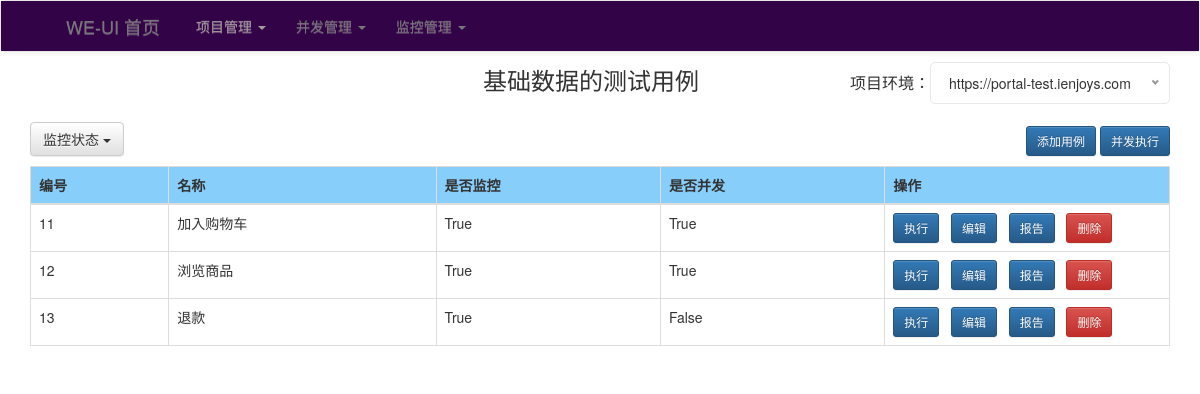
/testcases/10/, run on the app's committed database.
### uiApp/models.py (models this page shows, shortened)
class DB_end(models.Model):
    name = models.CharField(max_length=20, null=True, blank=True)
    host = models.CharField(max_length=200, null=True, blank=True)
    check_time = models.IntegerField(default=60)
    phone = models.CharField(max_length=200, null=True, blank=True)
    email = models.CharField(max_length=200, null=True, blank=True)
    dingtalk = models.CharField(max_length=200, null=True, blank=True)
    user = models.CharField(max_length=20, null=True, blank=True)
    max_threads = models.IntegerField(default=5)

class DB_cases(models.Model):
    name = models.CharField(max_length=20, null=True, blank=True)
    case_type = models.IntegerField(default=0, null=True, blank=True)
    is_monitor = models.BooleanField(default=True, null=True, blank=True)
    script = models.CharField(max_length=200, null=True, blank=True)
    is_threads = models.BooleanField(default=True, null=True, blank=True)
    pro_id = models.CharField(max_length=20, null=False, blank=False)
    retry_count = models.IntegerField(default=2)

### uiApp/views.py (the view)
# urls.py: re_path('testcases/(?P<pro_id>.+)/', testcases),
def testcases(request, pro_id):
    cases = DB_cases.objects.filter(pro_id=pro_id)
    project = list(DB_end.objects.filter(id=pro_id))[0]
    hosts = project.host.split(",")
    param = {"cases": cases, "project": project, "hosts": hosts}
    return render(request, 'case.html', param)

### uiApp/templates/case.html (shortened to what this page needs)
<!DOCTYPE html>
<html lang="en">
<head>
    <link rel="stylesheet" type="text/css" href="/static/bootstrap-3.4.1-dist/css/bootstrap.css">
    <link rel="stylesheet" type="text/css" href="/static/bootstrap-3.4.1-dist/css/bootstrap-theme.css">
    <link rel="stylesheet" href="/static/jquery-nice-select-master/css/nice-select.css">
</head>
<body>
    {% include 'new_menu.html' %}
    <div class="container">
        <div class="row clearfix">
            <div class="col-md-12 column" style="position: relative">
                <h3 class="text-center" style="display: inline-block;position: absolute;left: 40%;top: -25px">
                    {{ project.name }}的测试用例
                </h3>
                <div align="right" style="font-size: medium; display: inline-block; position: absolute; right: 15px">
                    项目环境：
                </div>
                <div class="dropdown" style="margin: 20px 0 10px">
                  <button class="btn btn-default dropdown-toggle" type="button" id="dropdownMenu1" data-toggle="dropdown" aria-haspopup="true" aria-expanded="true" style="position: relative; top: 30px">
                    监控状态
                    <span class="caret"></span>
                  </button>
                  <div align="right">
                    <button class="btn btn-primary btn-sm" onclick='javascript:document.getElementById("add_case_form").style.display="block"'>添加用例</button>
                    <button class="btn btn-primary btn-sm" onclick='concurrent_run({{ project.id }})'>并发执行</button>
                  </div>
                </div>
                <table class="table table-bordered">
                    <thead style="background-color: lightskyblue">
                        <tr>
                            <th>
                                编号
                            </th>
                            <th>
                                名称
                            </th>
                            <th>
                                是否监控
                            </th>
                            <th>
                                是否并发
                            </th>
                            <th>
                                操作
                            </th>
                        </tr>
                    </thead>
                    <tbody>
                        {% for case in cases %}
                            <tr class="error">
                                <td>
                                    {{ case.id }}
                                </td>
                                <td>
                                    {{ case.name }}
                                </td>
                                <td>
                                    {{ case.is_monitor }}
                                </td>
                                <td>
                                    {{ case.is_threads }}
                                </td>
                                <td width="25%">
                                    <button onclick="run_case({{ case.id }})" id="run_btn_{{ case.id }}" class="btn btn-sm btn-primary">执行</button> &nbsp
                                    <button onclick="edit_case({{ case.id }})" class="btn btn-sm btn-primary">编辑</button> &nbsp
                                    <button class="btn btn-sm btn-primary" onclick="javascript:document.location.href='/look_report/{{ case.id }}/'">报告</button> &nbsp
                                    <button onclick="del_case({{ case.id}},{{ project.id }})" type="button" class="btn btn-sm btn-danger">删除</button>
                                </td>
                            </tr>
                        {% endfor %}
                    </tbody>
                </table>
            </div>
        </div>
    </div>
</body>
</html>

### data on the page
DB_end: name "基础数据"
DB_cases: id "11", name "加入购物车", is_monitor "True", is_threads "True"
DB_cases: id "12", name "浏览商品", is_monitor "True", is_threads "True"
DB_cases: id "13", name "退款", is_monitor "True", is_threads "False"
